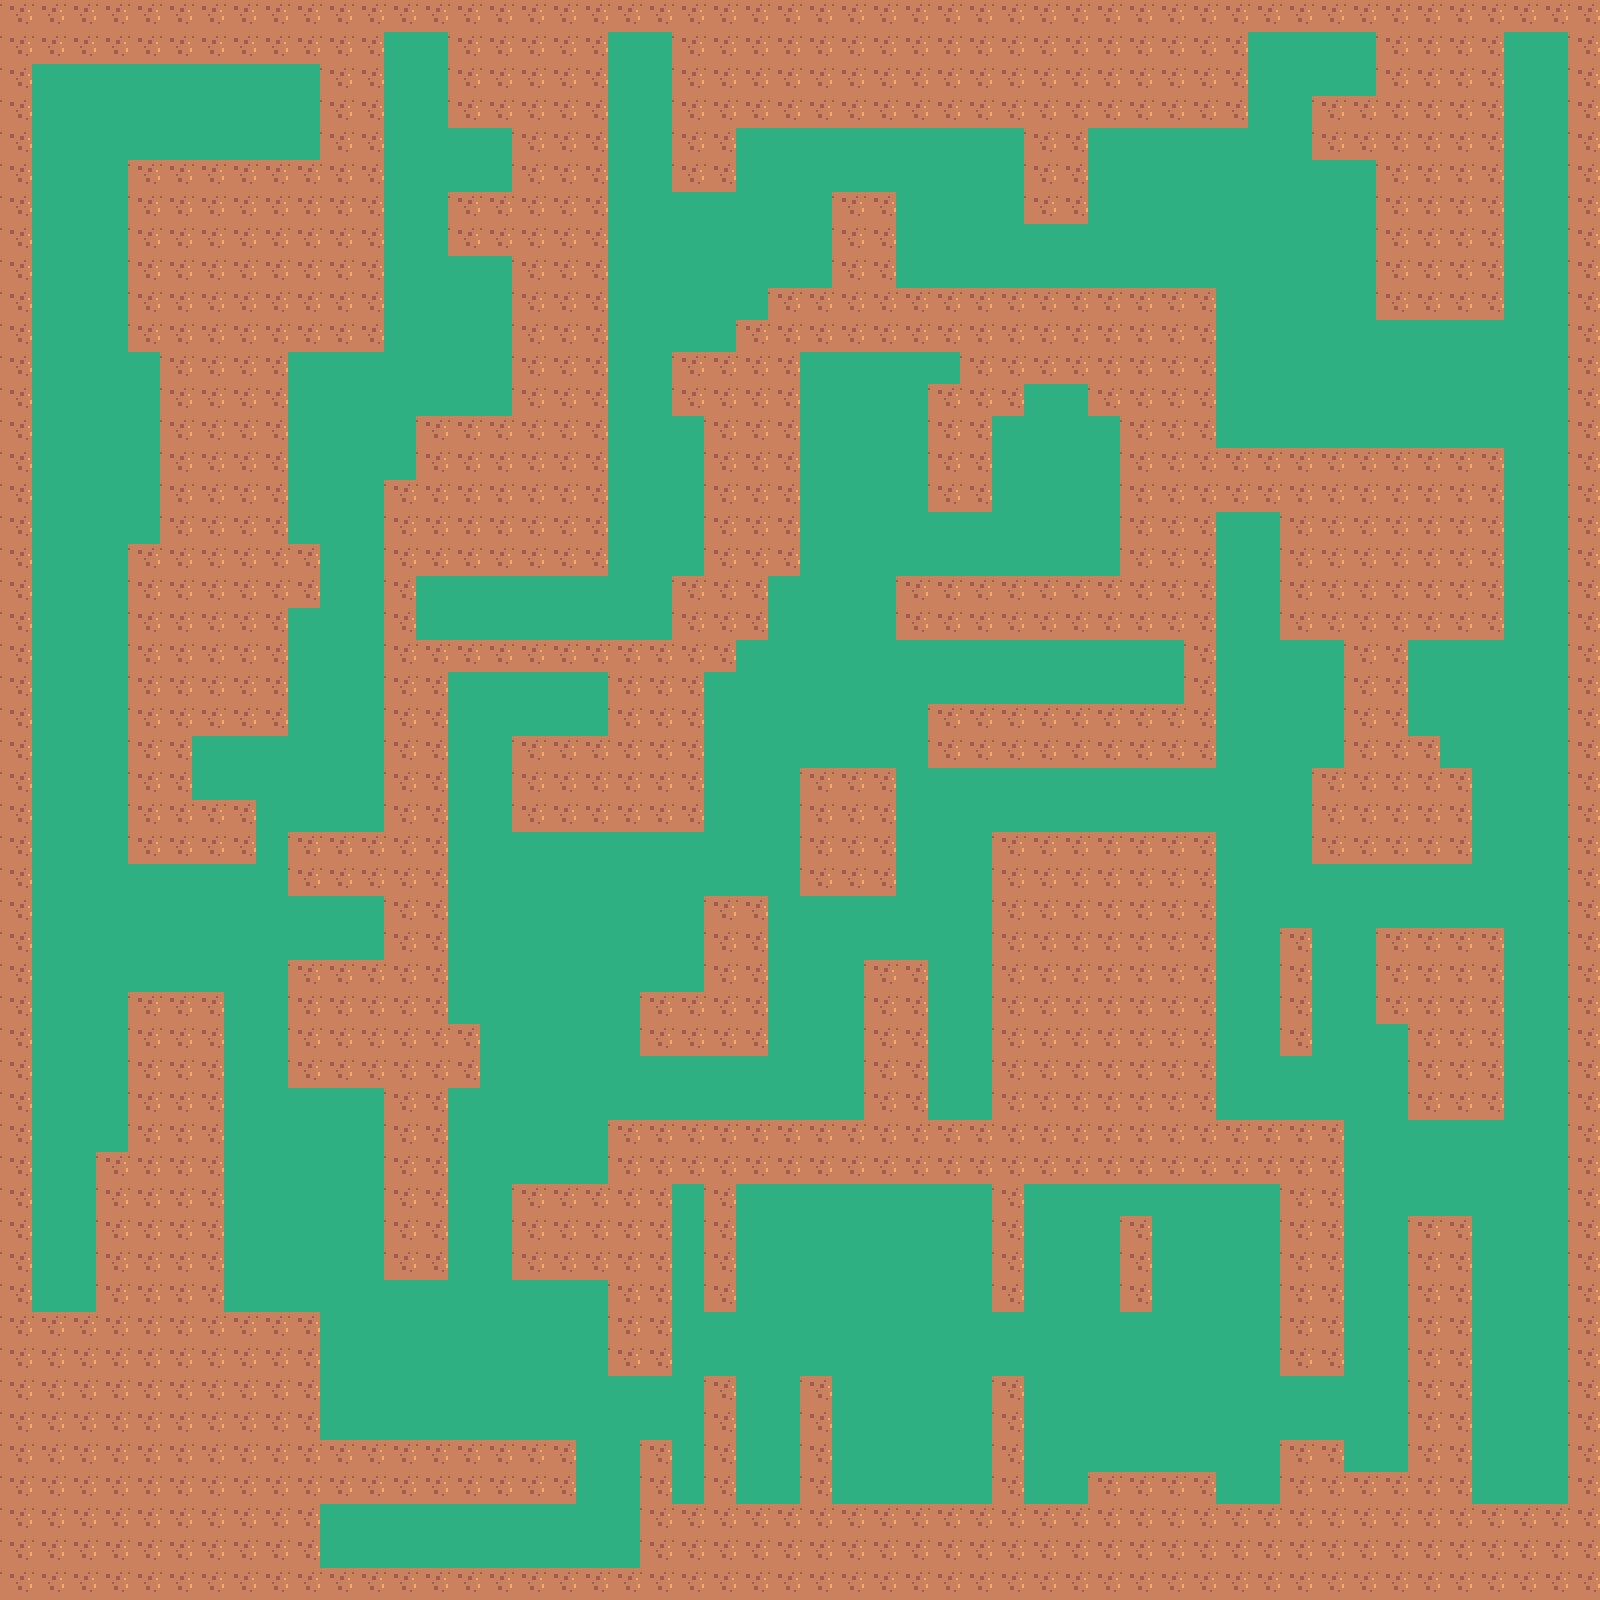

This is a level from a 2D game, rendered from its Tiled map with the project's own tilesets. A one-line summary and the map file follow, with tile-layer data summarised:
An orthogonal 50x50 tile map with 32x32 px tiles, 2 tile layers (Piso, Paredes) and 5 objects.

<map version="1.10" tiledversion="1.11.2" orientation="orthogonal" renderorder="right-down" width="50" height="50" tilewidth="32" tileheight="32" infinite="0" nextlayerid="7" nextobjectid="15">
 <tileset firstgid="1" name="SampleA" tilewidth="32" tileheight="32" tilecount="448" columns="28">
  <image source="../SampleA.png" width="918" height="515" />
 </tileset>
 <layer id="3" name="Piso" width="50" height="50">
  <data>[2500 cells, 2500 non-empty, 1 distinct tile ids]</data>
 </layer>
 <layer id="4" name="Paredes" width="50" height="50">
  <properties>
   <property name="Colisionable" type="bool" value="true" />
  </properties>
  <data>[2500 cells, 1254 non-empty, 1 distinct tile ids]</data>
 </layer>
 <objectgroup id="5" name="artefactos">
  <object id="8" x="894" y="1336" />
  <object id="10" x="1536" y="90" />
  <object id="12" x="476" y="606" />
  <object id="13" x="410" y="72" />
  <object id="14" x="56" y="1278" />
 </objectgroup>
 <objectgroup id="6" name="Salida" />
</map>
